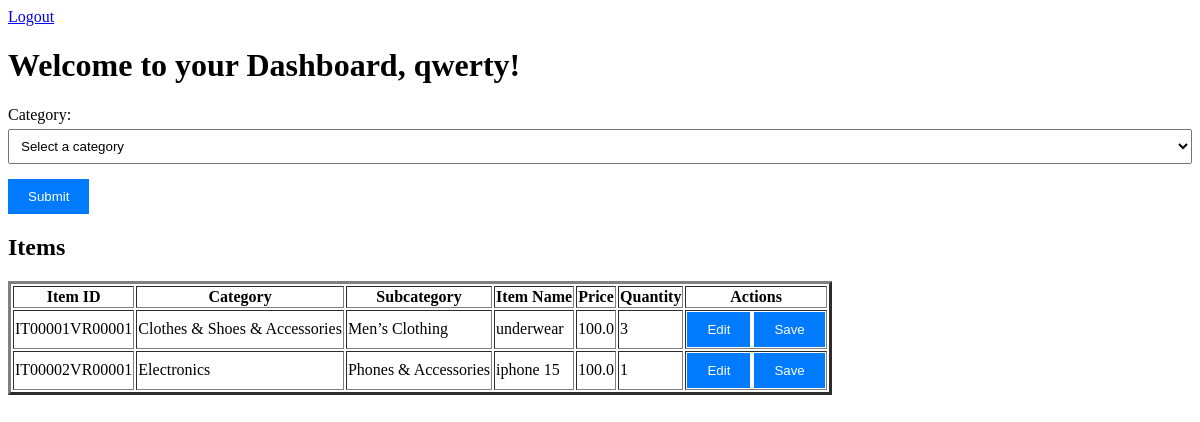
Screenshot of /vendor_dashboard (signed in) with the database file from the repository.
### flask_login_app/admin_vendor_user_app.py (models this page shows, shortened)
class Vendor(db.Model):
    __tablename__ = 'vendors'
    v_id = db.Column(db.String(20), primary_key=True)
    vendorname = db.Column(db.String(150), nullable=False)
    vendorphone = db.Column(db.String(20), nullable=False)
    vendoremail = db.Column(db.String(150), nullable=False)
    vendorlat = db.Column(db.Float, nullable=False)
    vendorlon = db.Column(db.Float, nullable=False)
    vendorcity = db.Column(db.String(100), nullable=False)
    vendorstate = db.Column(db.String(100), nullable=False)
    vendorcountry = db.Column(db.String(100), nullable=False)
    password = db.Column(db.String(100), nullable=False)
    items = db.relationship('VendorItem', backref='vendor', lazy=True)
    def __repr__(self):
        return f'<Vendor {self.vendorname}>'

class VendorItem(db.Model):
    __tablename__ = 'items'
    vi_id = db.Column(db.String(20), primary_key=True)
    vendor_id = db.Column(db.String(20), db.ForeignKey('vendors.v_id'), nullable=False)
    item_number = db.Column(db.String(20), nullable=False)
    category = db.Column(db.String(100), nullable=False)
    sub_category = db.Column(db.String(100), nullable=False)
    item = db.Column(db.String(100), nullable=False)
    quantity = db.Column(db.Integer, nullable=False)
    price = db.Column(db.Float, nullable=False)

### flask_login_app/admin_vendor_user_app.py (the view)
@app.route('/vendor_dashboard', methods=['GET','POST'])
def vendor_dashboard():
    print("Session:",dict(session))
    vendor_id = session.get('vendor_id')
    items_table=VendorItem.query.all()
    if vendor_id:
        vendor_details = db.session.get(Vendor, vendor_id)
        print("vendor details:", vendor_details)
        return render_template('vendor_dashboard.html', user=vendor_details, orders=items_table)
    return redirect(url_for('vendor_login'))

### flask_login_app/templates/vendor_dashboard.html (shortened to what this page needs)
<!DOCTYPE html>
<html lang="en">
<head>
    <link rel="stylesheet" href="{{ url_for('static', filename='vendor_styles.css') }}">
</head>
<body>
    <a href="{{ url_for('vendor_logout') }}">Logout</a>
    <h1>Welcome to your Dashboard, {{ user.vendorname }}!</h1>
    <form id="vendor-form" action="{{ url_for('add_vendor_data') }}" method="post">
        <div class="form-group">
            <label for="category">Category:</label>
            <select id="category" name="category" required>
                <option value="">Select a category</option>
            </select>
        </div>
        <button type="submit">Submit</button>
    </form>
    <div>
        <h2>Items</h2>
        <table border="3">
            <thead>
                <tr>
                    <th>Item ID</th>
                    <th>Category</th>
                    <th>Subcategory</th>
                    <th>Item Name</th>
                    <th>Price</th>
                    <th>Quantity</th>
                    <th>Actions</th>
                </tr>
            </thead>
            <tbody>
                {% for order in orders %}
                    <tr data-id="{{order.vi_id}}">
                        <td>{{ order.vi_id }}{{order.vendor_id}}</td>
                        <td>{{ order.category }}</td>
                        <td>{{ order.sub_category }}</td>
                        <td>{{ order.item }}</td>
                        <td class="editable price">{{ order.price }}</td>
                        <td class="editable quantity">{{ order.quantity }}</td>
                        <td>
                            <button class="edit-btn">Edit</button>
                            <button class="save-btn">Save</button>
                        </td>
                    </tr>
                {% endfor %}
            </tbody>
        </table>
    </div>
</body>
</body>
</html>

### rows the page displays
Vendor: vendorname "qwerty"
VendorItem: vi_id "IT00001", vendor_id "VR00001", category "Clothes & Shoes & Accessories", sub_category "Men’s Clothing", item "underwear", price "100.0", quantity "3"
VendorItem: vi_id "IT00002", vendor_id "VR00001", category "Electronics", sub_category "Phones & Accessories", item "iphone 15", price "100.0", quantity "1"
